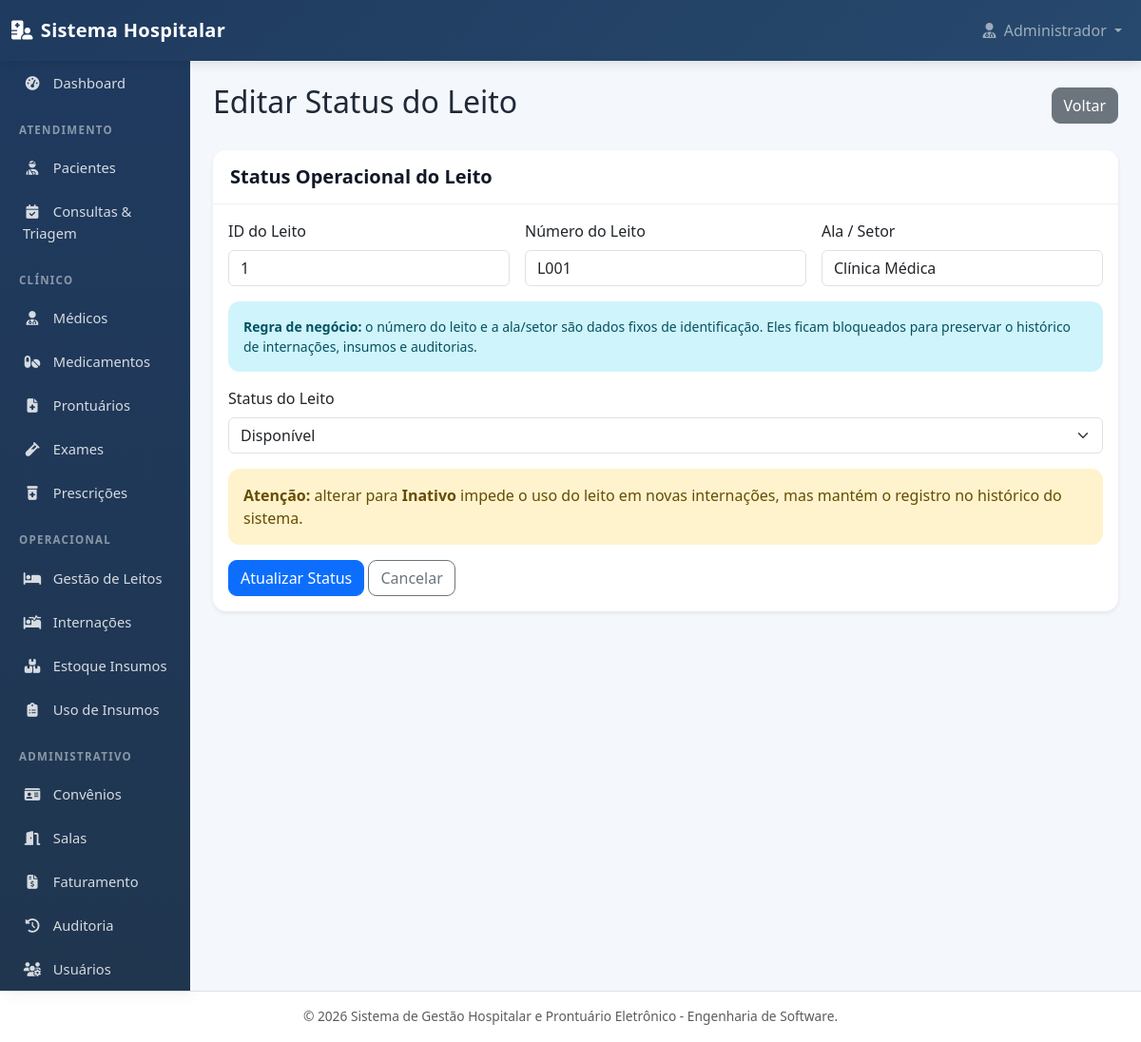
The app's page /leito_editar.php?id=1 with its own data.
### tables this page shows
CREATE TABLE leitos (
    id_leito INT AUTO_INCREMENT PRIMARY KEY,
    numero_leito VARCHAR(20) NOT NULL,
    ala VARCHAR(60) NULL,
    status_leito VARCHAR(30) NOT NULL DEFAULT 'Disponível',
    tempo_higienizacao INT NOT NULL DEFAULT 30,
    inicio_higienizacao DATETIME NULL,

    INDEX idx_leitos_status (status_leito)
);

### dao/LeitoDAO.php (called while the page is built, shortened)
<?php
class LeitoDAO {
    private $conn;
    private $table_name = "leitos";
    public function __construct($db) {
        $this->conn = $db;
    }
    public function buscarPorId($id_leito) {
        $query = "SELECT
                    id_leito,
                    numero_leito,
                    ala,
                    status_leito
                  FROM " . $this->table_name . "
                  WHERE id_leito = :id_leito
                  LIMIT 1";
        $stmt = $this->conn->prepare($query);
        $stmt->bindParam(":id_leito", $id_leito);
        $stmt->execute();
        return $stmt->fetch(PDO::FETCH_ASSOC);
    }
}

### leito_editar.php (the view, shortened to what this page needs)
<?php
require_once __DIR__ . '/dao/LeitoDAO.php';
try {
    if (method_exists("Database", "getInstance")) {
        $database = Database::getInstance();
        $db = $database->getConnection();
    } else {
        $database = new Database();
        $db = $database->getConnection();
    }
    $id_leito = $_GET["id"] ?? "";
    $leitoDAO = new LeitoDAO($db);
    $leito = $leitoDAO->buscarPorId($id_leito);
} catch (Throwable $e) {
    $_SESSION["erro"] = "Erro ao carregar leito: " . $e->getMessage();
    header("Location: leitos.php");
    exit;
}
require_once __DIR__ . '/views/header.php';
?>
<div class="d-flex justify-content-between flex-wrap flex-md-nowrap align-items-center mb-4">
    <h1 class="h2">Editar Status do Leito</h1>
    <a href="leitos.php" class="btn btn-secondary">
        Voltar
    </a>
</div>
<div class="card shadow-sm">
    <div class="card-header bg-white">
        <h5 class="mb-0">Status Operacional do Leito</h5>
    </div>
    <div class="card-body">
        <form action="controller/leitoController.php" method="POST">
            <div class="row g-3">
                <div class="col-md-4">
                    <label class="form-label">ID do Leito</label>
                    <input
                        type="text"
                        class="form-control"
                        value="<?= htmlspecialchars($leito["id_leito"]); ?>"
                        readonly
                    >
                </div>
                <div class="col-md-4">
                    <label class="form-label">Número do Leito</label>
                    <input
                        type="text"
                        class="form-control"
                        value="<?= htmlspecialchars($leito["numero_leito"]); ?>"
                        readonly
                    >
                </div>
                <div class="col-md-4">
                    <label class="form-label">Ala / Setor</label>
                    <input
                        type="text"
                        class="form-control"
                        value="<?= htmlspecialchars($leito["ala"]); ?>"
                        readonly
                    >
                </div>
            </div>
            <div class="alert alert-info mt-3 small">
                <strong>Regra de negócio:</strong> o número do leito e a ala/setor são dados fixos de identificação.
                Eles ficam bloqueados para preservar o histórico de internações, insumos e auditorias.
            </div>
            <?php if (($leito["status_leito"] ?? '') === "Ocupado"): ?>
                <div class="mb-3">
                    <label class="form-label">Status do Leito</label>
                    <input
                        type="text"
                        class="form-control"
                        value="Ocupado"
                        readonly
                    >
                    <input type="hidden" name="status_leito" value="Ocupado">
                </div>
                <div class="alert alert-warning">
                    <strong>Leito ocupado:</strong> este leito está vinculado a uma internação em andamento.
                    Para liberar o leito, utilize o fluxo de alta da internação. Após a alta, o leito deve ir para higienização.
                </div>
            <?php else: ?>
                <div class="mb-3">
                    <label for="status_leito" class="form-label">Status do Leito</label>
                    <select name="status_leito" id="status_leito" class="form-select" required>
                        <option value="Disponível" <?= $leito["status_leito"] === "Disponível" ? "selected" : ""; ?>>
                            Disponível
                        </option>
                    </select>
                </div>
                <div class="alert alert-warning">
                    <strong>Atenção:</strong> alterar para <strong>Inativo</strong> impede o uso do leito em novas internações,
                    mas mantém o registro no histórico do sistema.
                </div>
            <?php endif; ?>
            <button type="submit" class="btn btn-primary">
                Atualizar Status
            </button>
            <a href="leitos.php" class="btn btn-outline-secondary">
                Cancelar
            </a>
        </form>
    </div>
</div>
<?php require_once __DIR__ . '/views/footer.php'; ?>

### views/header.php (style rules this page uses)
:root { --primary-color: #1f3a5f; --secondary-color: #27496d; --accent-color: #0d6efd; --bg-light: #f4f7fb; --text-dark: #1f2937; }
* { box-sizing: border-box; }
body { background-color: var(--bg-light); font-family: 'Segoe UI', Tahoma, Geneva, Verdana, sans-serif; color: var(--text-dark); }
h1, h2, h3, h4, h5 { color: #111827; font-weight: 700; }
.card { border: none; border-radius: 14px; box-shadow: 0 8px 22px rgba(15, 23, 42, 0.06); margin-bottom: 22px; overflow: hidden; }
.card-header { background-color: #ffffff; border-bottom: 1px solid rgba(0,0,0,0.06); font-weight: 700; color: var(--primary-color); padding: 16px 18px; }
.btn { border-radius: 9px; font-weight: 500; }
.alert { border-radius: 12px; border: none; }

### records on screen
leitos: id_leito "1", numero_leito "L001", ala "Clínica Médica", status_leito "Disponível"

### other values on screen
$_SESSION['nome_usuario'] "Administrador"
